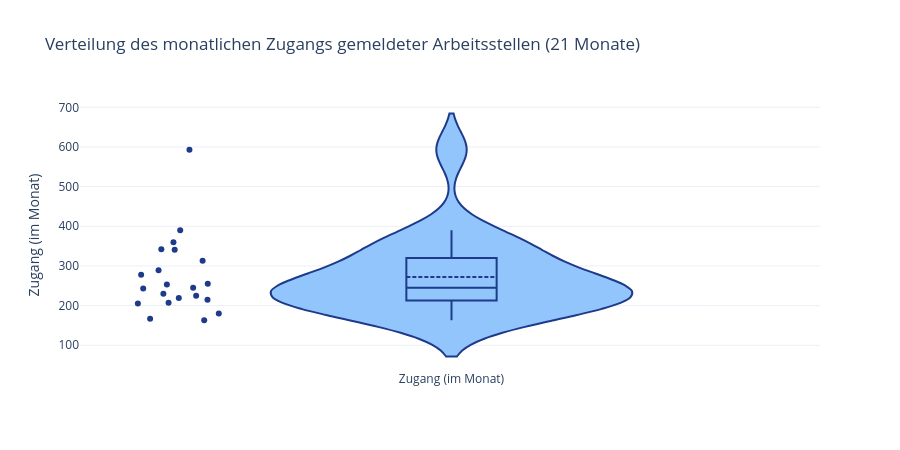

The notebook cell saved with this chart:
### Code cell
fig = go.Figure(go.Violin(
    y=arbeitsstellen["zugang_im_monat"], box_visible=True, meanline_visible=True,
    points="all", name="Zugang (im Monat)", fillcolor="#93c5fd", line_color="#1e3a8a",
))
fig.update_layout(
    title=f"Verteilung des monatlichen Zugangs gemeldeter Arbeitsstellen ({len(arbeitsstellen)} Monate)",
    yaxis_title="Zugang (im Monat)", template="plotly_white", height=450, showlegend=False,
)
fig

### Figure 1 — Plotly figure (JSON) as saved in the notebook; plotly's stock layout.template omitted (floating-point values rounded to 4 significant figures)
{"data": [{"box": {"visible": true}, "fillcolor": "#93c5fd", "line": {"color": "#1e3a8a"}, "meanline": {"visible": true}, "name": "Zugang (im Monat)", "points": "all", "type": "violin", "y": [219, 313, 225, 207, 180, 360, 390, 593, 341, 278, 342, 205, 163, 230, 255, 245, 253, 243, 215, 289, 167]}], "layout": {"height": 450, "showlegend": false, "title": {"text": "Verteilung des monatlichen Zugangs gemeldeter Arbeitsstellen (21 Monate)"}, "yaxis": {"title": {"text": "Zugang (im Monat)"}}}}
